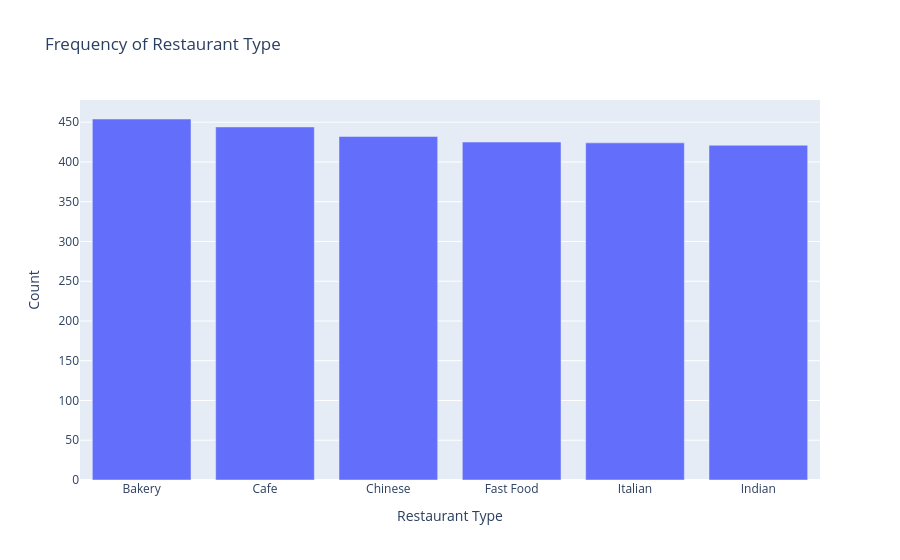

Notebook code cell kept with this figure:
### Code cell
fig1 = px.bar(
    restaurant_counts,
    x="restaurant_type",
    y="count",
    title="Frequency of Restaurant Type",
    labels={
        "restaurant_type": "Restaurant Type",
        "count": "Count"
    }
)
# Created a bar graph with the x as resteruant type, and y as Count. 
fig1.show()

### Figure 1 — Plotly figure (JSON) as saved in the notebook; plotly's stock layout.template omitted (floating-point values rounded to 4 significant figures)
{"data": [{"hovertemplate": "Restaurant Type=%{x}<br>Count=%{y}<extra></extra>", "legendgroup": "", "marker": {"color": "#636efa", "pattern": {"shape": ""}}, "name": "", "orientation": "v", "showlegend": false, "textposition": "auto", "type": "bar", "x": ["Bakery", "Cafe", "Chinese", "Fast Food", "Italian", "Indian"], "xaxis": "x", "y": [454, 444, 432, 425, 424, 421], "yaxis": "y"}], "layout": {"barmode": "relative", "legend": {"tracegroupgap": 0}, "title": {"text": "Frequency of Restaurant Type"}, "xaxis": {"anchor": "y", "domain": [0, 1], "title": {"text": "Restaurant Type"}}, "yaxis": {"anchor": "x", "domain": [0, 1], "title": {"text": "Count"}}}}
